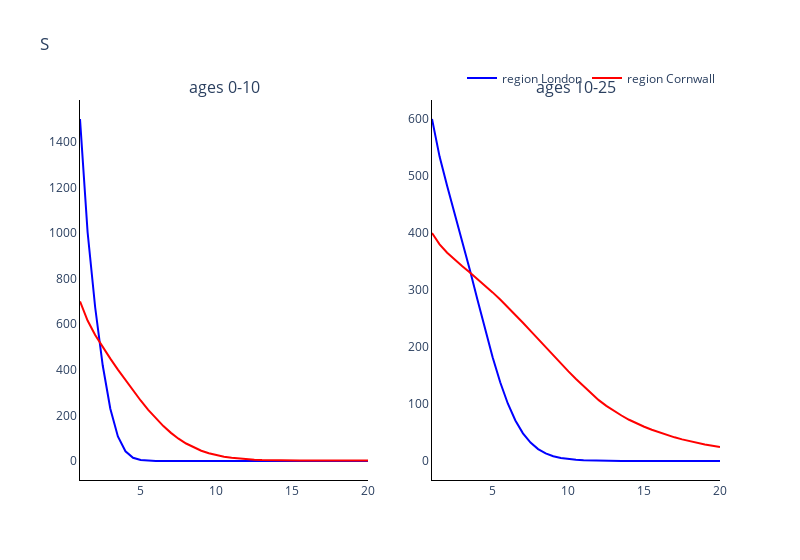
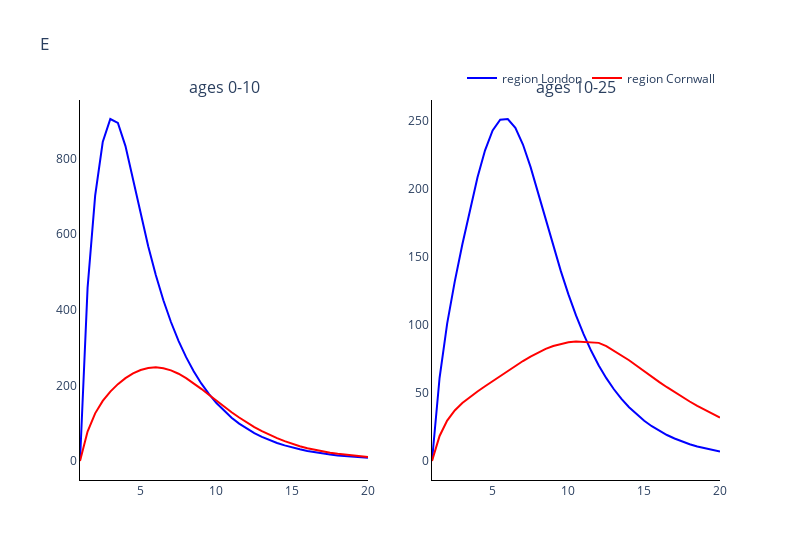
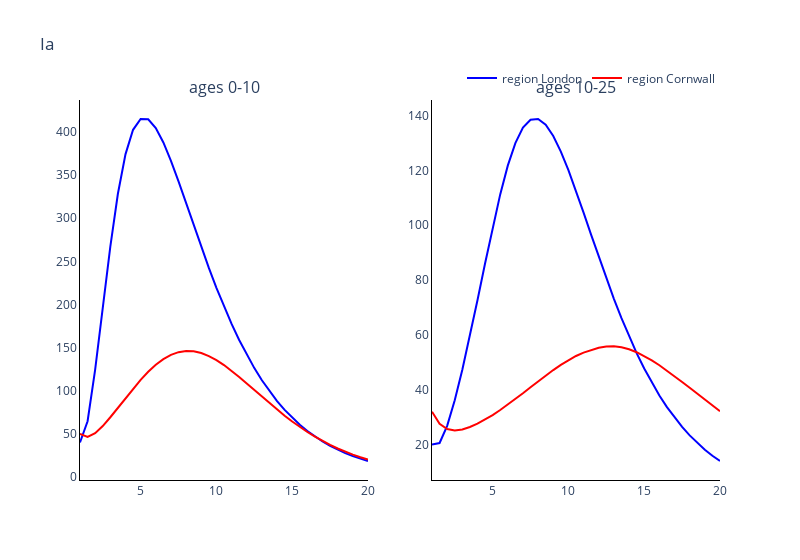
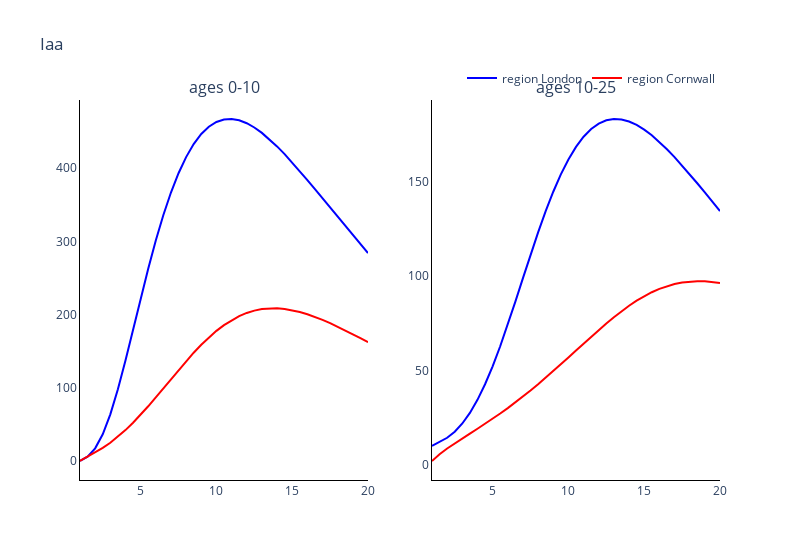

Notebook code for these charts, in order:
### Markdown cell above
### Plot the comparments of the two methods against each other

### Code cell
# Trace names - represent the solver used for the simulation
trace_name = ['region {}'.format(r) for r in regions]

# Compartment list - type and age
comparments = []
for n in model.output_names():
    comparments.append('{}'.format(n))

# Plot for each comparment
for c, comparment in enumerate(comparments):
    fig = go.Figure()
    fig = make_subplots(rows=int(np.ceil(len(age_groups)/2)), cols=2, subplot_titles=tuple('ages {}'.format(a) for a in age_groups))
    # Plot (line plot for each solver method for each age)
    for a, age in enumerate(age_groups):
        if a != 0:
            for o, out in enumerate(outputs):
                fig.add_trace(
                    go.Scatter(
                        y=out[:, c*len(age_groups)+a],
                        x=parameters.simulation_parameters.times,
                        mode='lines',
                        name=trace_name[o],
                        line_color=colours[o],
                        showlegend=False
                    ),
                    row= int(np.floor(a / 2)) + 1,
                    col= a % 2 + 1
                )
        
        else:
            for o, out in enumerate(outputs):
                fig.add_trace(
                    go.Scatter(
                        y=out[:, c*len(age_groups)+a],
                        x=parameters.simulation_parameters.times,
                        mode='lines',
                        name=trace_name[o],
                        line_color=colours[o]
                    ),
                    row= int(np.floor(a / 2)) + 1,
                    col= a % 2 + 1
                )

    # Add axis labels
    fig.update_layout(
        boxmode='group',
        title=comparment, 
        width=800,
        plot_bgcolor='white',
        xaxis=dict(linecolor='black'),
        yaxis=dict(linecolor='black'),
        xaxis2=dict(linecolor='black'),
        yaxis2=dict(linecolor='black'),
        xaxis3=dict(linecolor='black'),
        yaxis3=dict(linecolor='black'),
        xaxis4=dict(linecolor='black'),
        yaxis4=dict(linecolor='black'),
        xaxis5=dict(linecolor='black'),
        yaxis5=dict(linecolor='black'),
        xaxis6=dict(linecolor='black'),
        yaxis6=dict(linecolor='black'),
        xaxis7=dict(linecolor='black'),
        yaxis7=dict(linecolor='black'),
        xaxis8=dict(linecolor='black'),
        yaxis8=dict(linecolor='black'),
        legend=dict(
            orientation="h",
            yanchor="bottom",
            y=1.02,
            xanchor="right",
            x=1
        ))

    fig.show()

### Figure 1 — Plotly figure (JSON) as saved in the notebook; plotly's stock layout.template omitted (floating-point values rounded to 4 significant figures)
{"data": [{"line": {"color": "blue"}, "mode": "lines", "name": "region London", "type": "scatter", "x": [1, 1.5, 2, 2.5, 3, 3.5, 4, 4.5, 5, 5.5, 6, 6.5, 7, 7.5, 8, 8.5, 9, 9.5, 10, 10.5, 11, 11.5, 12, 12.5, 13, 13.5, 14, 14.5, 15, 15.5, 16, 16.5, 17, 17.5, 18, 18.5, 19, 19.5, 20], "xaxis": "x", "y": [1500, 1004.0, 674.3, 418.7, 229.3, 107.6, 42.69, 14.28, 4.055, 0.9853, 0.2107, 0.03953, 0.006654, 0.00104, 0.0001512, 2.21e-05, 3.591e-06, 7.726e-07, -5.682e-07, 6.689e-07, -2.407e-06, 3.507e-06, -1.787e-06, 2.624e-06, -2.341e-07, 9.638e-07, 4.189e-08, -5.49e-08, -4.815e-08, -4.728e-08, -4.647e-08, -4.571e-08, -4.5e-08, -4.433e-08, -4.37e-08, -4.311e-08, -4.255e-08, -4.203e-08, -4.154e-08], "yaxis": "y"}, {"line": {"color": "red"}, "mode": "lines", "name": "region Cornwall", "type": "scatter", "x": [1, 1.5, 2, 2.5, 3, 3.5, 4, 4.5, 5, 5.5, 6, 6.5, 7, 7.5, 8, 8.5, 9, 9.5, 10, 10.5, 11, 11.5, 12, 12.5, 13, 13.5, 14, 14.5, 15, 15.5, 16, 16.5, 17, 17.5, 18, 18.5, 19, 19.5, 20], "xaxis": "x", "y": [700, 616.0, 552.6, 498.7, 449.0, 401.1, 354.4, 308.9, 265.4, 224.4, 186.8, 153.0, 123.4, 97.96, 76.72, 59.25, 45.14, 34.06, 25.53, 18.94, 13.92, 10.16, 7.416, 5.52, 4.139, 3.104, 2.343, 2.179, 2.227, 2.199, 2.186, 2.173, 2.161, 2.15, 2.139, 2.128, 2.118, 2.109, 2.1], "yaxis": "y"}, {"line": {"color": "blue"}, "mode": "lines", "name": "region London", "showlegend": false, "type": "scatter", "x": [1, 1.5, 2, 2.5, 3, 3.5, 4, 4.5, 5, 5.5, 6, 6.5, 7, 7.5, 8, 8.5, 9, 9.5, 10, 10.5, 11, 11.5, 12, 12.5, 13, 13.5, 14, 14.5, 15, 15.5, 16, 16.5, 17, 17.5, 18, 18.5, 19, 19.5, 20], "xaxis": "x2", "y": [600, 534.0, 482.3, 434.4, 385.8, 335.1, 282.9, 231.1, 182.0, 138.1, 100.9, 71.15, 48.58, 32.26, 20.95, 13.37, 8.433, 5.284, 3.303, 2.069, 1.301, 0.8261, 0.5289, 0.3576, 0.2459, 0.1711, 0.1206, 0.09622, 0.07946, 0.06597, 0.05519, 0.04652, 0.03949, 0.03377, 0.02909, 0.02522, 0.022, 0.01932, 0.01707], "yaxis": "y2"}, {"line": {"color": "red"}, "mode": "lines", "name": "region Cornwall", "showlegend": false, "type": "scatter", "x": [1, 1.5, 2, 2.5, 3, 3.5, 4, 4.5, 5, 5.5, 6, 6.5, 7, 7.5, 8, 8.5, 9, 9.5, 10, 10.5, 11, 11.5, 12, 12.5, 13, 13.5, 14, 14.5, 15, 15.5, 16, 16.5, 17, 17.5, 18, 18.5, 19, 19.5, 20], "xaxis": "x2", "y": [400, 380.1, 365.3, 352.9, 341.6, 330.6, 319.5, 307.9, 295.8, 283.2, 270.1, 256.5, 242.5, 228.2, 213.8, 199.4, 185.1, 171.0, 157.2, 144.0, 131.6, 119.0, 106.7, 96.66, 87.93, 79.82, 72.34, 65.89, 60.13, 54.8, 49.95, 45.54, 41.55, 37.94, 34.68, 31.75, 29.11, 26.73, 24.59], "yaxis": "y2"}], "layout": {"annotations": [{"font": {"size": 16}, "showarrow": false, "text": "ages 0-10", "x": 0.225, "xanchor": "center", "xref": "paper", "y": 1, "yanchor": "bottom", "yref": "paper"}, {"font": {"size": 16}, "showarrow": false, "text": "ages 10-25", "x": 0.775, "xanchor": "center", "xref": "paper", "y": 1, "yanchor": "bottom", "yref": "paper"}], "boxmode": "group", "legend": {"orientation": "h", "x": 1, "xanchor": "right", "y": 1.02, "yanchor": "bottom"}, "plot_bgcolor": "white", "title": {"text": "S"}, "width": 800, "xaxis": {"anchor": "y", "domain": [0, 0.45], "linecolor": "black"}, "xaxis2": {"anchor": "y2", "domain": [0.55, 1], "linecolor": "black"}, "xaxis3": {"linecolor": "black"}, "xaxis4": {"linecolor": "black"}, "xaxis5": {"linecolor": "black"}, "xaxis6": {"linecolor": "black"}, "xaxis7": {"linecolor": "black"}, "xaxis8": {"linecolor": "black"}, "yaxis": {"anchor": "x", "domain": [0, 1], "linecolor": "black"}, "yaxis2": {"anchor": "x2", "domain": [0, 1], "linecolor": "black"}, "yaxis3": {"linecolor": "black"}, "yaxis4": {"linecolor": "black"}, "yaxis5": {"linecolor": "black"}, "yaxis6": {"linecolor": "black"}, "yaxis7": {"linecolor": "black"}, "yaxis8": {"linecolor": "black"}}}

### Figure 2 — Plotly figure (JSON) as saved in the notebook; plotly's stock layout.template omitted (floating-point values rounded to 4 significant figures)
{"data": [{"line": {"color": "blue"}, "mode": "lines", "name": "region London", "type": "scatter", "x": [1, 1.5, 2, 2.5, 3, 3.5, 4, 4.5, 5, 5.5, 6, 6.5, 7, 7.5, 8, 8.5, 9, 9.5, 10, 10.5, 11, 11.5, 12, 12.5, 13, 13.5, 14, 14.5, 15, 15.5, 16, 16.5, 17, 17.5, 18, 18.5, 19, 19.5, 20], "xaxis": "x", "y": [0, 458.2, 702.1, 844.0, 905.0, 894.7, 833.2, 746.3, 654.5, 568.5, 492.1, 425.5, 367.8, 317.9, 274.8, 237.5, 205.3, 177.5, 153.4, 132.6, 114.6, 99.05, 85.62, 74.0, 63.96, 55.29, 47.79, 41.31, 35.7, 30.86, 26.67, 23.05, 19.92, 17.21, 14.88, 12.87, 11.13, 9.621, 8.316], "yaxis": "y"}, {"line": {"color": "red"}, "mode": "lines", "name": "region Cornwall", "type": "scatter", "x": [1, 1.5, 2, 2.5, 3, 3.5, 4, 4.5, 5, 5.5, 6, 6.5, 7, 7.5, 8, 8.5, 9, 9.5, 10, 10.5, 11, 11.5, 12, 12.5, 13, 13.5, 14, 14.5, 15, 15.5, 16, 16.5, 17, 17.5, 18, 18.5, 19, 19.5, 20], "xaxis": "x", "y": [0, 77.83, 126.1, 159.1, 183.7, 203.4, 219.2, 231.8, 240.8, 246.2, 247.8, 245.6, 239.8, 230.9, 219.3, 205.8, 191.0, 175.4, 159.4, 143.9, 129.1, 115.0, 102.0, 89.87, 78.96, 69.21, 60.52, 52.46, 45.3, 39.18, 33.88, 29.29, 25.33, 21.91, 18.94, 16.38, 14.17, 12.26, 10.61], "yaxis": "y"}, {"line": {"color": "blue"}, "mode": "lines", "name": "region London", "showlegend": false, "type": "scatter", "x": [1, 1.5, 2, 2.5, 3, 3.5, 4, 4.5, 5, 5.5, 6, 6.5, 7, 7.5, 8, 8.5, 9, 9.5, 10, 10.5, 11, 11.5, 12, 12.5, 13, 13.5, 14, 14.5, 15, 15.5, 16, 16.5, 17, 17.5, 18, 18.5, 19, 19.5, 20], "xaxis": "x2", "y": [0, 61.17, 100.9, 131.8, 159.1, 184.7, 208.3, 228.2, 242.9, 250.7, 251.3, 244.8, 232.5, 216.1, 197.2, 177.5, 158.0, 139.5, 122.4, 106.9, 93.14, 80.94, 70.24, 60.87, 52.72, 45.63, 39.49, 34.16, 29.54, 25.54, 22.09, 19.1, 16.51, 14.27, 12.34, 10.67, 9.235, 7.988, 6.906], "yaxis": "y2"}, {"line": {"color": "red"}, "mode": "lines", "name": "region Cornwall", "showlegend": false, "type": "scatter", "x": [1, 1.5, 2, 2.5, 3, 3.5, 4, 4.5, 5, 5.5, 6, 6.5, 7, 7.5, 8, 8.5, 9, 9.5, 10, 10.5, 11, 11.5, 12, 12.5, 13, 13.5, 14, 14.5, 15, 15.5, 16, 16.5, 17, 17.5, 18, 18.5, 19, 19.5, 20], "xaxis": "x2", "y": [0, 18.41, 29.69, 37.16, 42.6, 47.07, 51.07, 54.91, 58.71, 62.5, 66.25, 69.92, 73.45, 76.75, 79.74, 82.35, 84.52, 86.18, 87.28, 87.72, 87.36, 87.16, 86.79, 84.39, 81.06, 77.61, 74.03, 69.99, 65.84, 61.86, 57.98, 54.21, 50.57, 47.07, 43.71, 40.51, 37.47, 34.59, 31.89], "yaxis": "y2"}], "layout": {"annotations": [{"font": {"size": 16}, "showarrow": false, "text": "ages 0-10", "x": 0.225, "xanchor": "center", "xref": "paper", "y": 1, "yanchor": "bottom", "yref": "paper"}, {"font": {"size": 16}, "showarrow": false, "text": "ages 10-25", "x": 0.775, "xanchor": "center", "xref": "paper", "y": 1, "yanchor": "bottom", "yref": "paper"}], "boxmode": "group", "legend": {"orientation": "h", "x": 1, "xanchor": "right", "y": 1.02, "yanchor": "bottom"}, "plot_bgcolor": "white", "title": {"text": "E"}, "width": 800, "xaxis": {"anchor": "y", "domain": [0, 0.45], "linecolor": "black"}, "xaxis2": {"anchor": "y2", "domain": [0.55, 1], "linecolor": "black"}, "xaxis3": {"linecolor": "black"}, "xaxis4": {"linecolor": "black"}, "xaxis5": {"linecolor": "black"}, "xaxis6": {"linecolor": "black"}, "xaxis7": {"linecolor": "black"}, "xaxis8": {"linecolor": "black"}, "yaxis": {"anchor": "x", "domain": [0, 1], "linecolor": "black"}, "yaxis2": {"anchor": "x2", "domain": [0, 1], "linecolor": "black"}, "yaxis3": {"linecolor": "black"}, "yaxis4": {"linecolor": "black"}, "yaxis5": {"linecolor": "black"}, "yaxis6": {"linecolor": "black"}, "yaxis7": {"linecolor": "black"}, "yaxis8": {"linecolor": "black"}}}

### Figure 3 — Plotly figure (JSON) as saved in the notebook; plotly's stock layout.template omitted (floating-point values rounded to 4 significant figures)
{"data": [{"line": {"color": "blue"}, "mode": "lines", "name": "region London", "type": "scatter", "x": [1, 1.5, 2, 2.5, 3, 3.5, 4, 4.5, 5, 5.5, 6, 6.5, 7, 7.5, 8, 8.5, 9, 9.5, 10, 10.5, 11, 11.5, 12, 12.5, 13, 13.5, 14, 14.5, 15, 15.5, 16, 16.5, 17, 17.5, 18, 18.5, 19, 19.5, 20], "xaxis": "x", "y": [40, 64.6, 124.5, 196.1, 267.2, 328.4, 374.1, 402.6, 415.1, 414.8, 404.7, 387.9, 366.7, 342.7, 317.5, 291.9, 266.8, 242.4, 219.3, 197.6, 177.4, 158.8, 141.7, 126.2, 112.1, 99.41, 87.98, 77.74, 68.59, 60.44, 53.19, 46.75, 41.05, 36.02, 31.57, 27.64, 24.17, 21.13, 18.47], "yaxis": "y"}, {"line": {"color": "red"}, "mode": "lines", "name": "region Cornwall", "type": "scatter", "x": [1, 1.5, 2, 2.5, 3, 3.5, 4, 4.5, 5, 5.5, 6, 6.5, 7, 7.5, 8, 8.5, 9, 9.5, 10, 10.5, 11, 11.5, 12, 12.5, 13, 13.5, 14, 14.5, 15, 15.5, 16, 16.5, 17, 17.5, 18, 18.5, 19, 19.5, 20], "xaxis": "x", "y": [50, 46.38, 50.69, 58.98, 69.21, 80.24, 91.45, 102.3, 112.6, 121.9, 130.0, 136.6, 141.6, 144.7, 146.2, 145.8, 143.6, 140.2, 135.5, 129.7, 123.1, 115.9, 108.4, 100.7, 93.0, 85.4, 78.05, 70.99, 64.27, 57.96, 52.07, 46.63, 41.65, 37.1, 32.99, 29.27, 25.92, 22.9, 20.21], "yaxis": "y"}, {"line": {"color": "blue"}, "mode": "lines", "name": "region London", "showlegend": false, "type": "scatter", "x": [1, 1.5, 2, 2.5, 3, 3.5, 4, 4.5, 5, 5.5, 6, 6.5, 7, 7.5, 8, 8.5, 9, 9.5, 10, 10.5, 11, 11.5, 12, 12.5, 13, 13.5, 14, 14.5, 15, 15.5, 16, 16.5, 17, 17.5, 18, 18.5, 19, 19.5, 20], "xaxis": "x2", "y": [20, 20.56, 26.85, 36.15, 47.26, 59.57, 72.65, 86.04, 99.14, 111.3, 121.8, 130.0, 135.6, 138.5, 138.8, 136.7, 132.6, 126.9, 120.1, 112.6, 104.6, 96.5, 88.46, 80.64, 73.16, 66.1, 59.49, 53.37, 47.73, 42.58, 37.89, 33.65, 29.84, 26.41, 23.33, 20.57, 18.1, 15.92, 14.0], "yaxis": "y2"}, {"line": {"color": "red"}, "mode": "lines", "name": "region Cornwall", "showlegend": false, "type": "scatter", "x": [1, 1.5, 2, 2.5, 3, 3.5, 4, 4.5, 5, 5.5, 6, 6.5, 7, 7.5, 8, 8.5, 9, 9.5, 10, 10.5, 11, 11.5, 12, 12.5, 13, 13.5, 14, 14.5, 15, 15.5, 16, 16.5, 17, 17.5, 18, 18.5, 19, 19.5, 20], "xaxis": "x2", "y": [32, 27.58, 25.65, 25.16, 25.52, 26.39, 27.62, 29.09, 30.76, 32.59, 34.55, 36.61, 38.73, 40.89, 43.05, 45.16, 47.18, 49.07, 50.8, 52.31, 53.56, 54.57, 55.33, 55.81, 55.85, 55.48, 54.75, 53.68, 52.32, 50.72, 48.93, 46.99, 44.95, 42.85, 40.7, 38.55, 36.39, 34.27, 32.18], "yaxis": "y2"}], "layout": {"annotations": [{"font": {"size": 16}, "showarrow": false, "text": "ages 0-10", "x": 0.225, "xanchor": "center", "xref": "paper", "y": 1, "yanchor": "bottom", "yref": "paper"}, {"font": {"size": 16}, "showarrow": false, "text": "ages 10-25", "x": 0.775, "xanchor": "center", "xref": "paper", "y": 1, "yanchor": "bottom", "yref": "paper"}], "boxmode": "group", "legend": {"orientation": "h", "x": 1, "xanchor": "right", "y": 1.02, "yanchor": "bottom"}, "plot_bgcolor": "white", "title": {"text": "Ia"}, "width": 800, "xaxis": {"anchor": "y", "domain": [0, 0.45], "linecolor": "black"}, "xaxis2": {"anchor": "y2", "domain": [0.55, 1], "linecolor": "black"}, "xaxis3": {"linecolor": "black"}, "xaxis4": {"linecolor": "black"}, "xaxis5": {"linecolor": "black"}, "xaxis6": {"linecolor": "black"}, "xaxis7": {"linecolor": "black"}, "xaxis8": {"linecolor": "black"}, "yaxis": {"anchor": "x", "domain": [0, 1], "linecolor": "black"}, "yaxis2": {"anchor": "x2", "domain": [0, 1], "linecolor": "black"}, "yaxis3": {"linecolor": "black"}, "yaxis4": {"linecolor": "black"}, "yaxis5": {"linecolor": "black"}, "yaxis6": {"linecolor": "black"}, "yaxis7": {"linecolor": "black"}, "yaxis8": {"linecolor": "black"}}}

### Figure 4 — Plotly figure (JSON) as saved in the notebook; plotly's stock layout.template omitted (floating-point values rounded to 4 significant figures)
{"data": [{"line": {"color": "blue"}, "mode": "lines", "name": "region London", "type": "scatter", "x": [1, 1.5, 2, 2.5, 3, 3.5, 4, 4.5, 5, 5.5, 6, 6.5, 7, 7.5, 8, 8.5, 9, 9.5, 10, 10.5, 11, 11.5, 12, 12.5, 13, 13.5, 14, 14.5, 15, 15.5, 16, 16.5, 17, 17.5, 18, 18.5, 19, 19.5, 20], "xaxis": "x", "y": [0, 5.976, 17.31, 36.48, 63.72, 97.96, 137.2, 179.2, 221.7, 262.8, 301.2, 336.1, 366.8, 393.2, 415.3, 433.1, 446.8, 456.8, 463.3, 466.7, 467.3, 465.5, 461.5, 455.7, 448.4, 439.7, 429.9, 419.3, 408.0, 396.1, 383.9, 371.4, 358.7, 346.0, 333.4, 320.8, 308.4, 296.2, 284.2], "yaxis": "y"}, {"line": {"color": "red"}, "mode": "lines", "name": "region Cornwall", "type": "scatter", "x": [1, 1.5, 2, 2.5, 3, 3.5, 4, 4.5, 5, 5.5, 6, 6.5, 7, 7.5, 8, 8.5, 9, 9.5, 10, 10.5, 11, 11.5, 12, 12.5, 13, 13.5, 14, 14.5, 15, 15.5, 16, 16.5, 17, 17.5, 18, 18.5, 19, 19.5, 20], "xaxis": "x", "y": [0, 5.902, 11.62, 17.88, 25.0, 33.12, 42.22, 52.28, 63.16, 74.74, 86.85, 99.28, 111.8, 124.3, 136.4, 148.0, 158.9, 168.9, 177.8, 185.7, 192.4, 198.0, 202.3, 205.5, 207.6, 208.6, 208.6, 207.7, 206.0, 203.6, 200.5, 196.9, 192.8, 188.3, 183.5, 178.4, 173.2, 167.8, 162.3], "yaxis": "y"}, {"line": {"color": "blue"}, "mode": "lines", "name": "region London", "showlegend": false, "type": "scatter", "x": [1, 1.5, 2, 2.5, 3, 3.5, 4, 4.5, 5, 5.5, 6, 6.5, 7, 7.5, 8, 8.5, 9, 9.5, 10, 10.5, 11, 11.5, 12, 12.5, 13, 13.5, 14, 14.5, 15, 15.5, 16, 16.5, 17, 17.5, 18, 18.5, 19, 19.5, 20], "xaxis": "x2", "y": [10, 11.96, 14.3, 17.52, 21.86, 27.46, 34.38, 42.62, 52.11, 62.73, 74.24, 86.37, 98.77, 111.1, 123.0, 134.2, 144.5, 153.7, 161.6, 168.3, 173.6, 177.7, 180.6, 182.3, 183.0, 182.8, 181.7, 179.9, 177.4, 174.4, 170.9, 167.0, 162.8, 158.4, 153.8, 149.0, 144.2, 139.2, 134.3], "yaxis": "y2"}, {"line": {"color": "red"}, "mode": "lines", "name": "region Cornwall", "showlegend": false, "type": "scatter", "x": [1, 1.5, 2, 2.5, 3, 3.5, 4, 4.5, 5, 5.5, 6, 6.5, 7, 7.5, 8, 8.5, 9, 9.5, 10, 10.5, 11, 11.5, 12, 12.5, 13, 13.5, 14, 14.5, 15, 15.5, 16, 16.5, 17, 17.5, 18, 18.5, 19, 19.5, 20], "xaxis": "x2", "y": [2, 5.586, 8.616, 11.36, 13.96, 16.52, 19.08, 21.69, 24.37, 27.14, 30.0, 32.98, 36.08, 39.29, 42.62, 46.05, 49.57, 53.17, 56.81, 60.48, 64.15, 67.78, 71.33, 74.79, 78.12, 81.26, 84.18, 86.86, 89.24, 91.31, 93.08, 94.53, 95.66, 96.48, 96.99, 97.2, 97.14, 96.81, 96.24], "yaxis": "y2"}], "layout": {"annotations": [{"font": {"size": 16}, "showarrow": false, "text": "ages 0-10", "x": 0.225, "xanchor": "center", "xref": "paper", "y": 1, "yanchor": "bottom", "yref": "paper"}, {"font": {"size": 16}, "showarrow": false, "text": "ages 10-25", "x": 0.775, "xanchor": "center", "xref": "paper", "y": 1, "yanchor": "bottom", "yref": "paper"}], "boxmode": "group", "legend": {"orientation": "h", "x": 1, "xanchor": "right", "y": 1.02, "yanchor": "bottom"}, "plot_bgcolor": "white", "title": {"text": "Iaa"}, "width": 800, "xaxis": {"anchor": "y", "domain": [0, 0.45], "linecolor": "black"}, "xaxis2": {"anchor": "y2", "domain": [0.55, 1], "linecolor": "black"}, "xaxis3": {"linecolor": "black"}, "xaxis4": {"linecolor": "black"}, "xaxis5": {"linecolor": "black"}, "xaxis6": {"linecolor": "black"}, "xaxis7": {"linecolor": "black"}, "xaxis8": {"linecolor": "black"}, "yaxis": {"anchor": "x", "domain": [0, 1], "linecolor": "black"}, "yaxis2": {"anchor": "x2", "domain": [0, 1], "linecolor": "black"}, "yaxis3": {"linecolor": "black"}, "yaxis4": {"linecolor": "black"}, "yaxis5": {"linecolor": "black"}, "yaxis6": {"linecolor": "black"}, "yaxis7": {"linecolor": "black"}, "yaxis8": {"linecolor": "black"}}}
